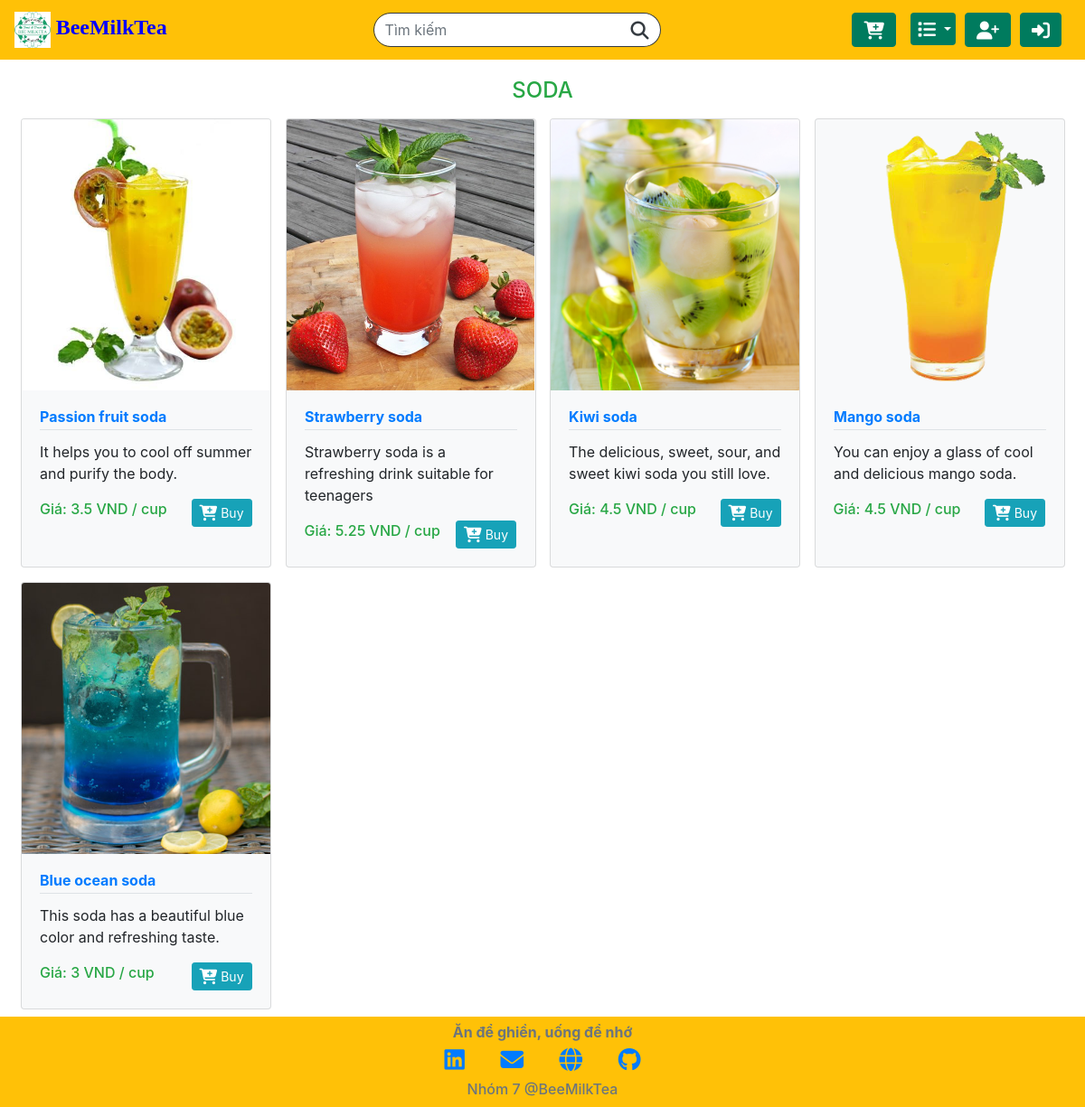
/, run on an earlier commit of the app's database.
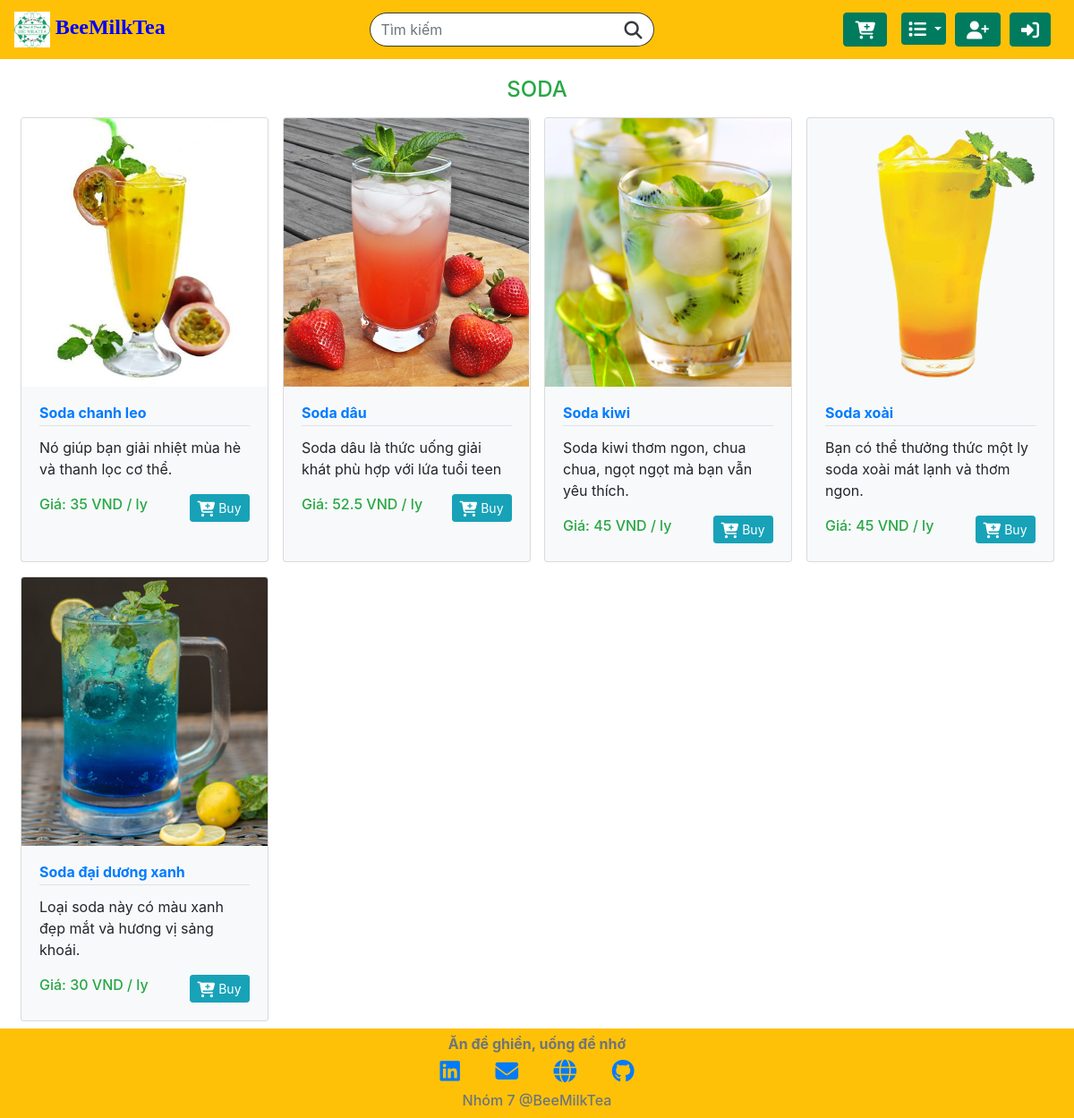
And on a later commit of the database.
### orders/models.py (models this page shows, shortened)
class Product(models.Model):
    name = models.CharField(max_length=64)
    category = models.CharField(max_length=32, choices=CATEGORIES, default='TRÀ SỮA')
    price = models.IntegerField(default=50000)
    unit = models.CharField(max_length=10, default='1 ly')
    availability = models.CharField(max_length=32, choices=AVAILABILITIES, default='có sẵn')
    quantity = models.IntegerField()
    description_short = models.CharField(max_length=64, default='có sẵn')
    description_long = models.TextField(default='có sẵn')
    image = models.ImageField(verbose_name="Product Image", upload_to="orders/static/orders/images/", default=None, blank=True)
    image_filename = models.CharField(max_length=256, default="image.jpg")

### orders/views.py (the view)
# urls.py: path("", views.index, name='index'),
def index(request):
    if request.POST:
        return render(request, "orders/checkout.html", {"message": None})
    else:
        all_products = {}
        product_data = Product.objects.all()
        for category in categories:
            items = get_product_by_category(product_data, category)
            if len(items) != 0:
                all_products[category] = items
        context = {
            "data": all_products,
        }
        return render(request, "orders/index.html", context)

### orders/views.py (called while the page is built)
def image_filename(image):
    path = image.url
    head, tail = ntpath.split(path)
    return tail

def get_product_by_category(data, category):
    list_items = []
    items = data.filter(category=category)
    for item in items:
        item.image_filename = image_filename(item.image)
        list_items.append(item)
    return list_items

### orders/templates/orders/index.html (shortened to what this page needs)
{% extends "orders/base.html" %}
{% block script %}
{% load static %}
{% endblock %}
{% block main %}
<div class="container-md p-0 mt-2">
  <div class="row equal">
    {% for category, items in data.items %}
    <div class="col-12 mt-3 text-center" data-aos="fade-right">
      <h4  class="text-center text-success">{{ category }}</h4>
    </div>
      {% for item in items %}
      <div class="col-lg-3 col-md-4 col-sm-6 m-0 d-flex p-2 card-containerd" data-aos="zoom-in" data-aos-duration="1000">
        <div class="card bg-light w-100">
          <div class="card-image w-100">
            <a class="card-link" href="item/{{ item.id }}"></a>
            {% with "orders/images/"|add:item.image_filename as path %}
            {% load static %}
            <img class="card-img-top" src="{% static path %}" alt="product_image">
            {% endwith %}
          </div>
          <div class="card-body">
            <h6 class="card-title border-bottom pb-1 item-name btn-link"><b>{{ item.name }}</b></h6>
            <p class="card-text">{{ item.description_short }}</p>
            <div class="card-footer p-0 m-0 border-0 ">
              <div class="d-flex align-items-center bg-light text-success">
                <div class="flex-grow-1">
                  <h6>Giá: {{ item.price }} VND / {{ item.unit }}</h6>
                </div>
                <div class="">
                  <a href="#" class="btn btn-sm btn-info float-right"> Buy</a>
                </div>
              </div>
            </div>
          </div>
        </div>
      </div>
      {% endfor %}
    {% endfor %}
  </div>
</div>
{% endblock %}

What changed in the data, as far as the page shows it:
changed Product "SODA": name "Passion fruit soda" → "Soda chanh leo"; description_short "It helps you to cool off summer and purify the body." → "Nó giúp bạn giải nhiệt mùa hè và thanh lọc cơ thể."; price "3.5" → "35"; unit "cup" → "ly"
changed Product: name "Strawberry soda" → "Soda dâu"; description_short "Strawberry soda is a refreshing drink suitable for teenagers" → "Soda dâu là thức uống giải khát phù hợp với lứa tuổi teen"; price "5.25" → "52.5"; unit "cup" → "ly"
changed Product: name "Kiwi soda" → "Soda kiwi"; description_short "The delicious, sweet, sour, and sweet kiwi soda you still love." → "Soda kiwi thơm ngon, chua chua, ngọt ngọt mà bạn vẫn yêu thích."; price "4.5" → "45"; unit "cup" → "ly"
changed Product: name "Mango soda" → "Soda xoài"; description_short "You can enjoy a glass of cool and delicious mango soda." → "Bạn có thể thưởng thức một ly soda xoài mát lạnh và thơm ngon."; price "4.5" → "45"; unit "cup" → "ly"
changed Product: name "Blue ocean soda" → "Soda đại dương xanh"; description_short "This soda has a beautiful blue color and refreshing taste." → "Loại soda này có màu xanh đẹp mắt và hương vị sảng khoái."; price "3" → "30"; unit "cup" → "ly"
